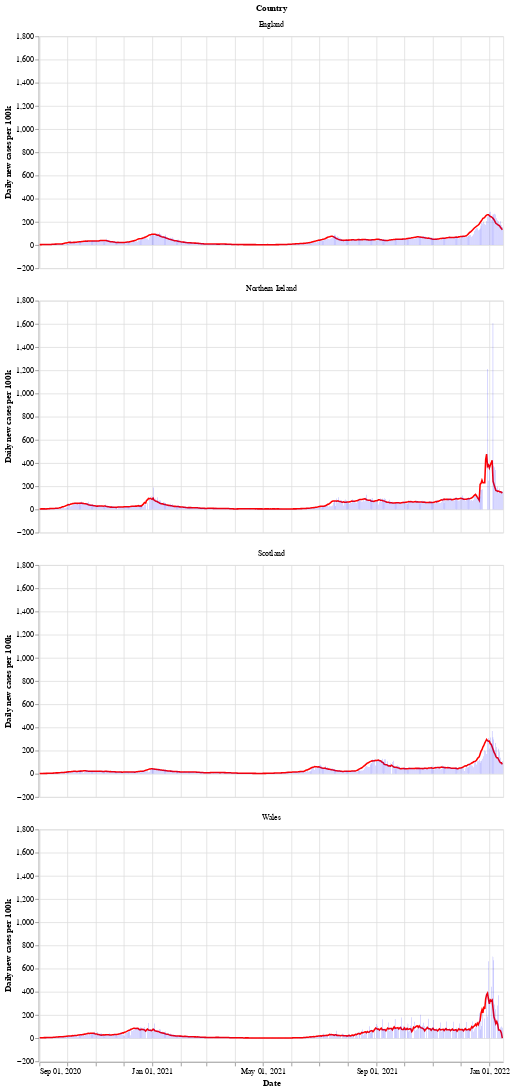

The notebook cell this image was saved under:
### Markdown cell above
Next is a bar chart of the number of new cases in each country (per 100k population), with the 7 day moving average of cases. Again we see that Wales saw a longer period of raising and falling cases compared to the other countries.

After a period of cases falling, each nation is now seeing a rise in the number of cases - especially in Wales.

### Code cell
# collapse
bars = alt.Chart(uk_cases).mark_bar().encode(
    x=alt.X("yearmonthdate(date):T", axis=alt.Axis(title='Date')),
    y=alt.Y("newCasesRate:Q", axis=alt.Axis(title='Daily new cases per 100k')),
    tooltip='newCasesRate',
    color=alt.condition(
        alt.datum.dailyChange > 0,
        alt.value("orange"),  # The positive color
        alt.value("blue")  # The negative color
    )
).properties(title='New cases per 100k population with rolling 7 day average', width=600).interactive()
line = alt.Chart(uk_cases).mark_line(
    color='red',
    size=2,
).transform_window(
    rolling_mean='mean(newCasesRate)',
    frame=[0, 7],
    groupby=['areaName']
).encode(
    x='yearmonthdate(date):T',
    y='rolling_mean:Q'
)
alt.layer(line, bars, data=uk_cases).facet(alt.Row('areaName', title='Country'), columns=1)

### Figure 1 — Vega-Lite specification as saved in the notebook (floating-point values rounded to 4 significant figures; data arrays with more than 128 entries replaced by an {"elided": "..."} marker saying what was removed)
{"config": {"view": {"continuousWidth": 400, "continuousHeight": 300}}, "data": {"name": "data-61c4d0958bbfe2c706ed2280a8e0ade1"}, "facet": {"type": "nominal", "field": "areaName", "title": "Country"}, "spec": {"layer": [{"mark": {"type": "line", "color": "red", "size": 2}, "encoding": {"x": {"type": "temporal", "field": "date", "timeUnit": "yearmonthdate"}, "y": {"type": "quantitative", "field": "rolling_mean"}}, "transform": [{"window": [{"op": "mean", "field": "newCasesRate", "as": "rolling_mean"}], "frame": [0, 7], "groupby": ["areaName"]}]}, {"mark": "bar", "encoding": {"color": {"condition": {"value": "orange", "test": "(datum.dailyChange > 0)"}, "value": "blue"}, "tooltip": {"type": "quantitative", "field": "newCasesRate"}, "x": {"type": "temporal", "axis": {"title": "Date"}, "field": "date", "timeUnit": "yearmonthdate"}, "y": {"type": "quantitative", "axis": {"title": "Daily new cases per 100k"}, "field": "newCasesRate"}}, "selection": {"selector002": {"type": "interval", "bind": "scales", "encodings": ["x", "y"]}}, "title": "New cases per 100k population with rolling 7 day average", "width": 600}]}, "columns": 1, "$schema": "https://vega.github.io/schema/vega-lite/v4.8.1.json", "datasets": {"data-61c4d0958bbfe2c706ed2280a8e0ade1": {"elided": "2008 records"}}}
